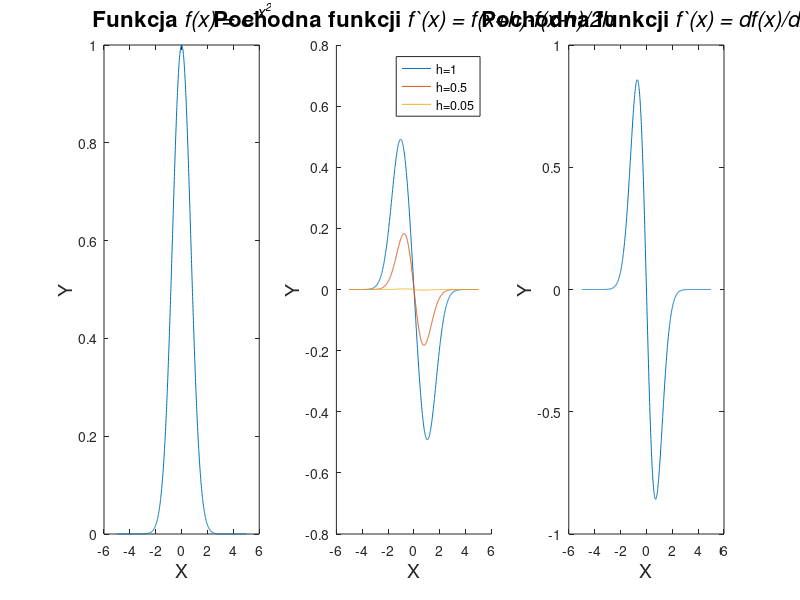

MATLAB code for this plot:
x = [-5:.01:5];
f_x = exp(-x.^2);
subplot(1,3,1);
plot(x,f_x)
xlabel('X','FontSize', 14);
ylabel('Y','FontSize', 14);
title('Funkcja \it{f(x) = e^{-x^2}}','FontSize', 16);

h = [1,0.5,0.05];
subplot(1,3,2)
hold on;

for i = 1:3
  f_x_prim = ((exp(-(x+h(i)).^2))-(exp(-(x-h(i)).^2)))/2*h(i); 
  plot(x,f_x_prim);
  xlabel('X','FontSize', 14);
  ylabel('Y','FontSize', 14);
  title('Pochodna funkcji \it{f`(x) = f(x+h)-f(x-h)/2h}','FontSize', 16);
endfor
legend('h=1','h=0.5','h=0.05');

subplot(1,3,3);
d_f_x = diff(f_x)./diff(x);
plot(x(2:end),d_f_x)
xlabel('X','FontSize', 14);
ylabel('Y','FontSize', 14);
title('Pochodna funkcji \it{f`(x) = df(x)/dx}','FontSize', 16);